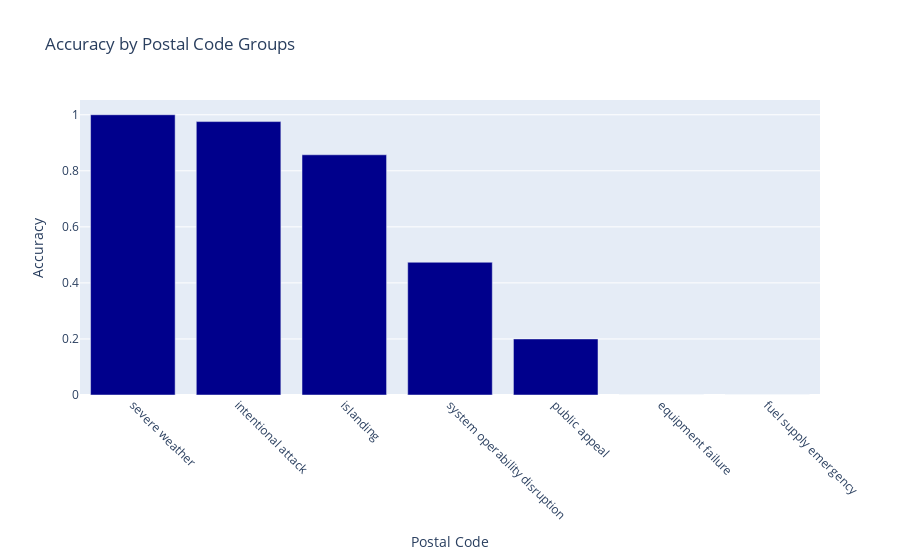

Here is the notebook cell this chart was saved with:
### Code cell
# Imports for a confusion matrix
from sklearn.metrics import confusion_matrix
import seaborn as sns
import matplotlib.pyplot as plt
import plotly
#Find the accuracy by group
group_accuracies = check_diff_class[['prediction', 'actual', 'Predict_right']].groupby('actual')['Predict_right'].mean().sort_values(ascending=False)

# Plotting the accuracy for each group as a bar plot
fig = px.bar(x=group_accuracies.index, y=group_accuracies.values,
             labels={'x': 'Postal Code', 'y': 'Accuracy'},
             title='Accuracy by Postal Code Groups')

fig.update_traces(marker_color='rgb(0,0,140)')  # Change bar color if desired
fig.update_xaxes(tickangle=45)
fig.show()

### Figure 1 — Plotly figure (JSON) as saved in the notebook; plotly's stock layout.template omitted (floating-point values rounded to 4 significant figures)
{"data": [{"alignmentgroup": "True", "hovertemplate": "Postal Code=%{x}<br>Accuracy=%{y}<extra></extra>", "legendgroup": "", "marker": {"color": "rgb(0,0,140)", "pattern": {"shape": ""}}, "name": "", "offsetgroup": "", "orientation": "v", "showlegend": false, "textposition": "auto", "type": "bar", "x": ["severe weather", "intentional attack", "islanding", "system operability disruption", "public appeal", "equipment failure", "fuel supply emergency"], "xaxis": "x", "y": [1, 0.9756, 0.8571, 0.4737, 0.2, 0, 0], "yaxis": "y"}], "layout": {"barmode": "relative", "legend": {"tracegroupgap": 0}, "title": {"text": "Accuracy by Postal Code Groups"}, "xaxis": {"anchor": "y", "domain": [0, 1], "tickangle": 45, "title": {"text": "Postal Code"}}, "yaxis": {"anchor": "x", "domain": [0, 1], "title": {"text": "Accuracy"}}}}
